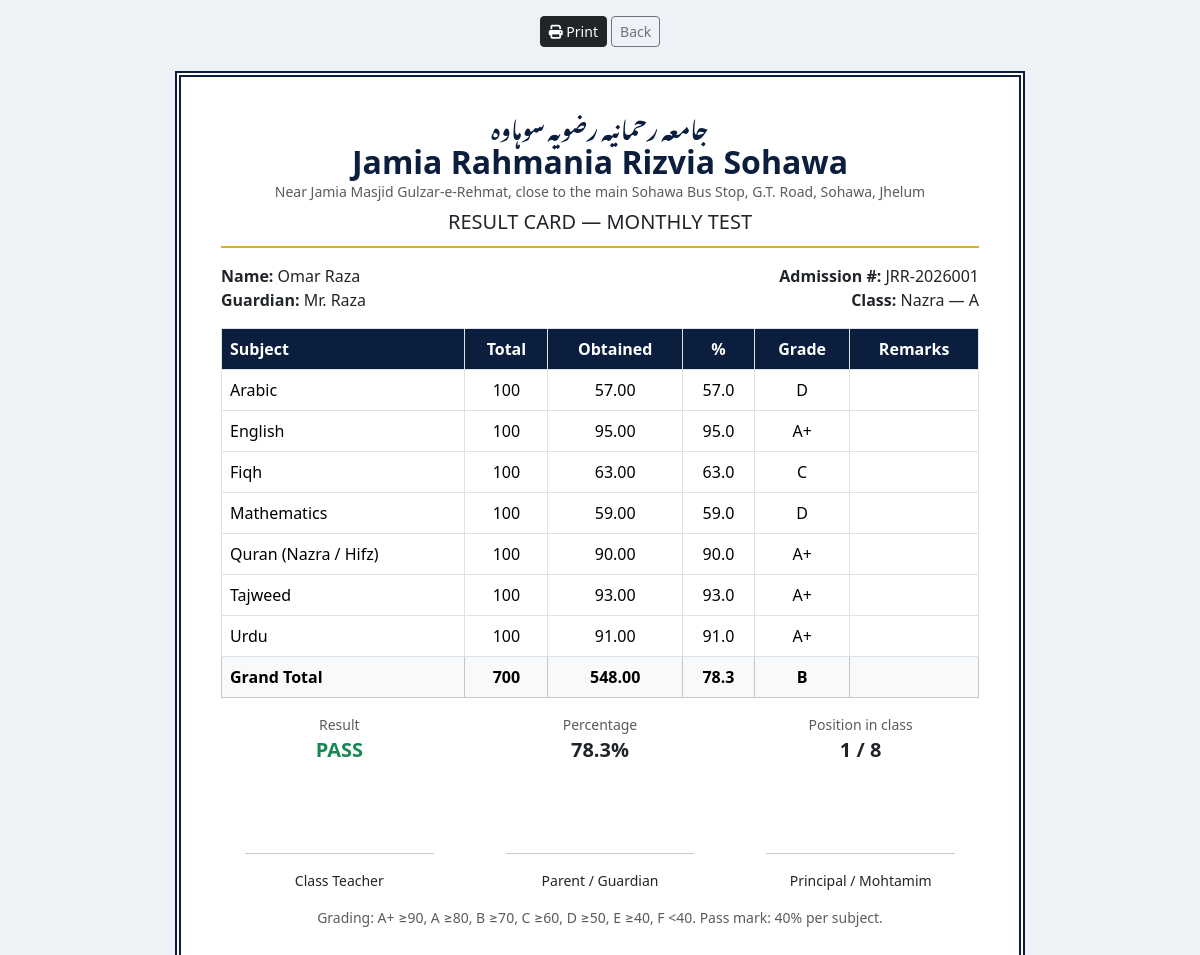
Screenshot of /exams/1/report-card/1/ (signed in) with the database file from the repository.
### sitepages/models.py (models this page shows, shortened)
class SiteSettings(models.Model):
    phone = models.CharField(max_length=50, default="+92 344 5681779")
    email = models.EmailField(default="mssialvi721@gmail.com")
    address = models.CharField(max_length=255, default="Near Jamia Masjid Gulzar-e-Rehmat, close to the main Sohawa Bus Stop, G.T. Road, Sohawa, Jhelum")
    facebook_url = models.URLField(blank=True, help_text="Full URL to the school's Facebook page")
    whatsapp_number = models.CharField(max_length=50, blank=True, help_text="Digits with country code, e.g. 923445681779")
    website_url = models.URLField(blank=True, help_text="Existing public website (e.g. the Weebly page)")
    established_year = models.PositiveIntegerField(default=1988)
    founder_name = models.CharField(max_length=150, default="Hazrat Allama Qari Abdullah Sialvi")
    bank_name = models.CharField(max_length=150, blank=True)
    account_title = models.CharField(max_length=150, blank=True)
    account_number = models.CharField(max_length=50, blank=True)
    iban = models.CharField(max_length=50, blank=True)
    branch_code = models.CharField(max_length=50, blank=True)
    class Meta:
        verbose_name = "Site Settings"
        verbose_name_plural = "Site Settings"
    @classmethod
    def get_solo(cls):
        obj = cls.objects.first()
        if not obj:
            obj = cls.objects.create()
        return obj

### exams/models.py (models this page shows, shortened)
class Exam(models.Model):
    name = models.CharField(max_length=150, help_text="e.g. Mid-Term 2026, Annual Exam, Monthly Test")
    school_class = models.ForeignKey("academics.SchoolClass", on_delete=models.CASCADE, related_name="exams")
    start_date = models.DateField()
    end_date = models.DateField(null=True, blank=True)
    is_published = models.BooleanField(default=False, help_text="Tick to let students and parents see the result cards")
    class Meta:
        ordering = ["-start_date", "name"]

class ExamResult(models.Model):
    exam = models.ForeignKey(Exam, on_delete=models.CASCADE, related_name="results")
    student = models.ForeignKey("students.Student", on_delete=models.CASCADE, related_name="exam_results")
    subject = models.ForeignKey("academics.Subject", on_delete=models.CASCADE, related_name="exam_results")
    total_marks = models.PositiveSmallIntegerField(default=100)
    obtained_marks = models.DecimalField(max_digits=6, decimal_places=2)
    remarks = models.CharField(max_length=200, blank=True)
    entered_by = models.ForeignKey("accounts.User", on_delete=models.SET_NULL, null=True, blank=True)
    class Meta:
        unique_together = ["exam", "student", "subject"]
        ordering = ["subject__name"]
    @property
    def percentage(self):
        if not self.total_marks:
            return Decimal("0")
        return (self.obtained_marks / self.total_marks * 100).quantize(Decimal("0.1"))
    @property
    def grade(self):
        return grade_for(self.percentage)
    @property
    def passed(self):
        return self.percentage >= PASS_PERCENT

### students/models.py (models this page shows, shortened)
class Student(models.Model):
    class Status(models.TextChoices):
        ACTIVE = "ACTIVE", "Active"
        INACTIVE = "INACTIVE", "Inactive"
        SUSPENDED = "SUSPENDED", "Suspended"
        TRANSFERRED = "TRANSFERRED", "Transferred"
        GRADUATED = "GRADUATED", "Graduated"
    class Blood(models.TextChoices):
        A_POS = "A+", "A+"
        A_NEG = "A-", "A-"
        B_POS = "B+", "B+"
        B_NEG = "B-", "B-"
        AB_POS = "AB+", "AB+"
        AB_NEG = "AB-", "AB-"
        O_POS = "O+", "O+"
        O_NEG = "O-", "O-"
    user = models.OneToOneField(settings.AUTH_USER_MODEL, on_delete=models.CASCADE, related_name="student_profile", null=True, blank=True)
    parent = models.ForeignKey(settings.AUTH_USER_MODEL, on_delete=models.SET_NULL, null=True, blank=True, related_name="children", limit_choices_to={"role": "PARENT"})
    admission_number = models.CharField(max_length=20, unique=True)
    roll_number = models.CharField(max_length=20, blank=True)
    first_name = models.CharField(max_length=100)
    last_name = models.CharField(max_length=100)
    date_of_birth = models.DateField()
    gender = models.CharField(max_length=10, choices=[("M", "Male"), ("F", "Female"), ("O", "Other")])
    blood_group = models.CharField(max_length=5, choices=Blood.choices, blank=True)
    photo = models.ImageField(upload_to="student_photos/", blank=True, null=True)
    address = models.TextField(blank=True)
    section = models.ForeignKey("academics.Section", on_delete=models.SET_NULL, null=True, blank=True, related_name="students")
    admission_date = models.DateField(auto_now_add=True)
    previous_school = models.CharField(max_length=200, blank=True)
    status = models.CharField(max_length=15, choices=Status.choices, default=Status.ACTIVE)
    guardian_name = models.CharField(max_length=150, blank=True)
    guardian_relation = models.CharField(max_length=50, blank=True)
    guardian_phone = models.CharField(max_length=20, blank=True)
    guardian_email = models.EmailField(blank=True)
    emergency_contact_name = models.CharField(max_length=150, blank=True)
    emergency_contact_phone = models.CharField(max_length=20, blank=True)
    class Meta:
        ordering = ["admission_number"]
    @property
    def full_name(self):
        return f"{self.first_name} {self.last_name}"

### academics/models.py (models this page shows, shortened)
class SchoolClass(models.Model):
    name = models.CharField(max_length=50)  # e.g. Grade 1
    academic_year = models.ForeignKey(AcademicYear, on_delete=models.CASCADE, related_name="classes")
    class Meta:
        unique_together = ["name", "academic_year"]
        ordering = ["name"]

class Section(models.Model):
    school_class = models.ForeignKey(SchoolClass, on_delete=models.CASCADE, related_name="sections")
    name = models.CharField(max_length=10)  # e.g. A, B
    class_teacher = models.ForeignKey("teachers.Teacher", on_delete=models.SET_NULL, null=True, blank=True, related_name="class_sections")
    room_number = models.CharField(max_length=20, blank=True)
    class Meta:
        unique_together = ["school_class", "name"]
        ordering = ["school_class", "name"]

class Subject(models.Model):
    name = models.CharField(max_length=100)
    code = models.CharField(max_length=20, unique=True)
    school_class = models.ForeignKey(SchoolClass, on_delete=models.CASCADE, related_name="subjects")
    teacher = models.ForeignKey("teachers.Teacher", on_delete=models.SET_NULL, null=True, blank=True, related_name="subjects")
    class Meta:
        ordering = ["name"]

### exams/views.py (the view)
# urls.py: path("<int:exam_pk>/report-card/<int:student_pk>/", views.report_card, name="report_card"),
def report_card(request, exam_pk, student_pk):
    if not request.user.is_authenticated:
        raise PermissionDenied
    exam = get_object_or_404(Exam, pk=exam_pk)
    student = get_object_or_404(Student, pk=student_pk)
    if not _can_view_student(request.user, student):
        raise PermissionDenied
    if request.user.role in ("STUDENT", "PARENT") and not request.user.is_superuser and not exam.is_published:
        raise PermissionDenied("This result has not been published yet.")
    results, totals = student_summary(exam, student)
    ranking = class_ranking(exam)
    position, _ = ranking.get(student.pk, (None, None))
    return render(request, "exams/report_card.html", {
        "exam": exam, "student": student, "results": results, "totals": totals,
        "position": position, "class_size": len(ranking),
    })

### accounts/utils.py (called while the page is built)
def is_management(user):
    return user.is_authenticated and (user.is_superuser or user.role in MANAGEMENT_ROLES)

### exams/models.py (called while the page is built)
def grade_for(percentage):
    p = Decimal(percentage)
    if p >= 90: return "A+"
    if p >= 80: return "A"
    if p >= 70: return "B"
    if p >= 60: return "C"
    if p >= 50: return "D"
    if p >= PASS_PERCENT: return "E"
    return "F"

### exams/services.py (called while the page is built)
def student_summary(exam, student):
    results = list(ExamResult.objects.filter(exam=exam, student=student).select_related("subject"))
    if not results:
        return results, None
    total = sum(r.total_marks for r in results)
    obtained = sum(r.obtained_marks for r in results)
    pct = (Decimal(obtained) / Decimal(total) * 100).quantize(Decimal("0.1")) if total else Decimal("0")
    failed_subjects = [r.subject.name for r in results if not r.passed]
    return results, {
        "total": total, "obtained": obtained, "percentage": pct, "grade": grade_for(pct),
        "passed": not failed_subjects, "failed_subjects": failed_subjects,
    }

def class_ranking(exam):
    agg = {}
    for r in ExamResult.objects.filter(exam=exam):
        a = agg.setdefault(r.student_id, [Decimal("0"), 0])
        a[0] += r.obtained_marks
        a[1] += r.total_marks
    scored = sorted(
        ((sid, (o / t * 100) if t else Decimal("0")) for sid, (o, t) in agg.items()),
        key=lambda x: x[1], reverse=True,
    )
    ranking, last_pct, last_pos = {}, None, 0
    for i, (sid, pct) in enumerate(scored, start=1):
        if pct != last_pct:
            last_pos, last_pct = i, pct
        ranking[sid] = (last_pos, pct.quantize(Decimal("0.1")))
    return ranking

### exams/views.py (called while the page is built)
def _can_view_student(user, student):
    if is_management(user):
        return True
    if user.role == "TEACHER":
        return allowed_sections(user).filter(pk=student.section_id).exists()
    return family_students(user).filter(pk=student.pk).exists()

### sitepages/context_processors.py (called while the page is built)
def site_settings(request):
    s = SiteSettings.get_solo()
    years = max(datetime.date.today().year - s.established_year, 0)
    return {"site_settings": s, "years_of_service": years}

### templates/exams/report_card.html (shortened to what this page needs)
{% load static %}
<!DOCTYPE html>
<html lang="en">
<head>
<link href="https://cdn.jsdelivr.net/npm/bootstrap@5.3.3/dist/css/bootstrap.min.css" rel="stylesheet">
<link href="https://cdnjs.cloudflare.com/ajax/libs/font-awesome/6.5.1/css/all.min.css" rel="stylesheet">
</head>
<body>
<div class="text-center mt-3 no-print">
  <button class="btn btn-sm btn-dark" onclick="window.print()"><i class="fa-solid fa-print"></i> Print</button>
  <a class="btn btn-sm btn-outline-secondary" href="javascript:history.back()">Back</a>
</div>
<div class="sheet">
  <div class="head">
    <div class="urdu">جامعہ رحمانیہ رضویہ سوہاوہ</div>
    <h2>Jamia Rahmania Rizvia Sohawa</h2>
    <div class="text-muted small">{{ site_settings.address }}</div>
    <h5 class="mt-2 mb-0">RESULT CARD — {{ exam.name|upper }}</h5>
  </div>
  <div class="row mb-3">
    <div class="col-6"><strong>Name:</strong> {{ student.full_name }}<br><strong>Guardian:</strong> {{ student.guardian_name|default:"-" }}</div>
    <div class="col-6 text-end"><strong>Admission #:</strong> {{ student.admission_number }}<br><strong>Class:</strong> {{ exam.school_class.name }}{% if student.section %} — {{ student.section.name }}{% endif %}</div>
  </div>
  {% if totals %}
  <table class="table table-bordered text-center align-middle">
    <thead><tr><th class="text-start">Subject</th><th>Total</th><th>Obtained</th><th>%</th><th>Grade</th><th>Remarks</th></tr></thead>
    <tbody>
      {% for r in results %}
      <tr><td class="text-start">{{ r.subject.name }}</td><td>{{ r.total_marks }}</td><td class="{% if not r.passed %}text-danger fw-bold{% endif %}">{{ r.obtained_marks }}</td><td>{{ r.percentage }}</td><td>{{ r.grade }}</td><td>{{ r.remarks }}</td></tr>
      {% endfor %}
      <tr class="fw-bold table-light"><td class="text-start">Grand Total</td><td>{{ totals.total }}</td><td>{{ totals.obtained }}</td><td>{{ totals.percentage }}</td><td>{{ totals.grade }}</td><td></td></tr>
    </tbody>
  </table>
  <div class="row text-center my-3">
    <div class="col-4"><div class="text-muted small">Result</div><div class="fs-5 fw-bold {% if totals.passed %}text-success{% else %}text-danger{% endif %}">{% if totals.passed %}PASS{% else %}FAIL{% endif %}</div></div>
    <div class="col-4"><div class="text-muted small">Percentage</div><div class="fs-5 fw-bold">{{ totals.percentage }}%</div></div>
    <div class="col-4"><div class="text-muted small">Position in class</div><div class="fs-5 fw-bold">{{ position|default:"-" }}{% if position %} / {{ class_size }}{% endif %}</div></div>
  </div>
  {% else %}
  <p class="text-center text-muted my-5">No marks have been entered for this student in this exam.</p>
  {% endif %}
  <div class="row mt-5 pt-4 text-center small">
    <div class="col-4"><hr class="mx-4">Class Teacher</div><div class="col-4"><hr class="mx-4">Parent / Guardian</div><div class="col-4"><hr class="mx-4">Principal / Mohtamim</div>
  </div>
  <p class="text-muted small text-center mt-3 mb-0">Grading: A+ ≥90, A ≥80, B ≥70, C ≥60, D ≥50, E ≥40, F &lt;40. Pass mark: 40% per subject.</p>
</div>
</body>
</html>

### templates/exams/report_card.html (style rules this page uses)
body { background:#eef1f6; }
.sheet { background:#fff; max-width:850px; margin:1.5rem auto; padding:2rem 2.5rem; border:6px double #0b1e3d; }
.head { text-align:center; border-bottom:2px solid #d4af37; padding-bottom:.75rem; margin-bottom:1rem; }
.head h2 { color:#0b1e3d; margin:0; font-weight:700; }
.urdu { font-family:'Noto Nastaliq Urdu',serif; color:#0b1e3d; font-size:1.4rem; }
th { background:#0b1e3d !important; color:#fff !important; }

### rows the page displays
SiteSettings: address "Near Jamia Masjid Gulzar-e-Rehmat, close to the main Sohawa Bus Stop, G.T. Road, Sohawa, Jhelum"
Exam: name "MONTHLY TEST", school_class.name "Nazra"
Student: full_name "Omar Raza", guardian_name "Mr. Raza", admission_number "JRR-2026001", section.name "A"
ExamResult: subject.name "Arabic", total_marks "100", obtained_marks "57.00", percentage "57.0", grade "D"
ExamResult: subject.name "English", total_marks "100", obtained_marks "95.00", percentage "95.0", grade "A+"
ExamResult: subject.name "Fiqh", total_marks "100", obtained_marks "63.00", percentage "63.0", grade "C"
ExamResult: subject.name "Mathematics", total_marks "100", obtained_marks "59.00", percentage "59.0", grade "D"
ExamResult: subject.name "Quran (Nazra / Hifz)", total_marks "100", obtained_marks "90.00", percentage "90.0", grade "A+"
ExamResult: subject.name "Tajweed", total_marks "100", obtained_marks "93.00", percentage "93.0", grade "A+"
ExamResult: subject.name "Urdu", total_marks "100", obtained_marks "91.00", percentage "91.0", grade "A+"

### other values shown
{{ totals.total }} "700"
{{ totals.obtained }} "548.00"
{{ totals.percentage }} "78.3"
{{ totals.grade }} "B"
{{ position|default:"-" }} "1"
{{ class_size }} "8"
